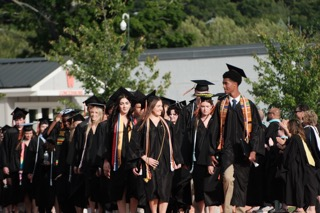
#> input picture Sample images/pass/DSCF7462 Small.jpeg, 320 x 213 px; its folder holds only this picture in this run
$ python cli.py '../../Sample images/pass'
#> lines starting #> are read from the running program, lines starting #| are printed output that depends on the picture
### src/photo_workflow/analyzer.py
from __future__ import annotations

from dataclasses import dataclass
from pathlib import Path

from PIL import Image

from photo_workflow.features import MODEL_ANALYSIS_SIZE, extract_quality_features
from photo_workflow.formats import register_image_openers
from photo_workflow.model import QualityModel, load_default_quality_model

register_image_openers()
DEFAULT_QUALITY_MODEL = load_default_quality_model()


@dataclass(frozen=True)
class QualityThresholds:
    blur_threshold: float = 75.0
    absolute_blur_floor: float = 5.0
    min_mean: float = 30.0
    max_mean: float = 220.0
    max_clipped_dark_ratio: float = 0.35
    max_clipped_light_ratio: float = 0.35
    analysis_size: int = MODEL_ANALYSIS_SIZE


@dataclass(frozen=True)
class ImageAssessment:
    path: Path
    passed: bool
    blur_score: float
    mean_luminance: float
    clipped_dark_ratio: float
    clipped_light_ratio: float
    reasons: tuple[str, ...]


def assess_image(
    path: Path,
    thresholds: QualityThresholds | None = None,
    quality_model: QualityModel | None = DEFAULT_QUALITY_MODEL,
) -> ImageAssessment:
    thresholds = thresholds or QualityThresholds()
    with Image.open(path) as image:
#> image is the input picture: PIL image 320x213 RGB; mean R, G, B 71.4, 69.3, 57
        features = extract_quality_features(image, thresholds.analysis_size)

    reasons: list[str] = []
    if features.blur_score < thresholds.absolute_blur_floor:
        reasons.append("blurry")
    elif quality_model is None and features.blur_score < thresholds.blur_threshold:
        reasons.append("blurry")
    if quality_model is not None and not quality_model.predict(features).passed:
        reasons.append("quality_model")
    if (
        features.mean_luminance < thresholds.min_mean
        or features.clipped_dark_ratio > thresholds.max_clipped_dark_ratio
    ):
        reasons.append("too_dark")
    if (
        features.mean_luminance > thresholds.max_mean
        or features.clipped_light_ratio > thresholds.max_clipped_light_ratio
    ):
        reasons.append("too_light")

    return ImageAssessment(
        path=path,
        passed=not reasons,
        blur_score=features.blur_score,
        mean_luminance=features.mean_luminance,
        clipped_dark_ratio=features.clipped_dark_ratio,
        clipped_light_ratio=features.clipped_light_ratio,
        reasons=tuple(reasons),
    )

### src/photo_workflow/features.py
from __future__ import annotations

import math
from dataclasses import dataclass

from PIL import Image, ImageOps, ImageStat

FEATURE_NAMES = (
    "blur_global",
    "blur_small",
    "blur_center",
    "blur_center_wide",
    "blur_top",
    "blur_bottom",
    "grid_median",
    "grid_max",
    "grid_top_quartile",
    "grid_low_half",
    "mean_luminance",
    "luminance_stddev",
    "clipped_dark_ratio",
    "clipped_light_ratio",
    "entropy",
)
MODEL_ANALYSIS_SIZE = 512


@dataclass(frozen=True)
class QualityFeatures:
    values: tuple[float, ...]
    blur_score: float
    mean_luminance: float
    clipped_dark_ratio: float
    clipped_light_ratio: float


def extract_quality_features(
    image: Image.Image,
    analysis_size: int = MODEL_ANALYSIS_SIZE,
) -> QualityFeatures:
#> called with analysis_size = 512
    gray = ImageOps.exif_transpose(image).convert("L")
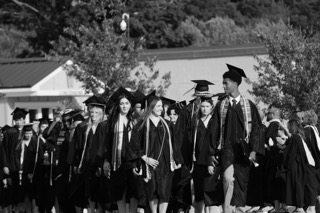
#> gray: PIL image 320x213 L; min 0, max 252, mean 68.6
    gray.thumbnail((analysis_size, analysis_size))
    width, height = gray.size
#> width = 320; height = 213

    global_blur = _laplacian_variance(gray)
    small = gray.copy()
    small.thumbnail((256, 256))
    small_blur = _laplacian_variance(small)

    center = _center_crop(gray, 0.5)
    center_wide = _center_crop(gray, 0.65)
    top = gray.crop((0, 0, width, max(1, height // 2)))
    bottom = gray.crop((0, height // 2, width, height))

    grid_scores = sorted(
        _laplacian_variance(
            gray.crop(
                (
                    column * width // 4,
                    row * height // 4,
                    (column + 1) * width // 4,
                    (row + 1) * height // 4,
                )
            )
        )
        for row in range(4)
        for column in range(4)
    )

    pixels = list(gray.get_flattened_data())
    pixel_count = len(pixels)
    mean_luminance = sum(pixels) / pixel_count
    clipped_dark_ratio = sum(value <= 10 for value in pixels) / pixel_count
    clipped_light_ratio = sum(value >= 245 for value in pixels) / pixel_count
    luminance_stddev = ImageStat.Stat(gray).stddev[0]
    entropy = gray.entropy()

    values = (
        math.log1p(global_blur),
        math.log1p(small_blur),
        math.log1p(_laplacian_variance(center)),
        math.log1p(_laplacian_variance(center_wide)),
        math.log1p(_laplacian_variance(top)),
        math.log1p(_laplacian_variance(bottom)),
        math.log1p(grid_scores[len(grid_scores) // 2]),
        math.log1p(grid_scores[-1]),
        math.log1p(sum(grid_scores[-4:]) / 4),
        math.log1p(sum(grid_scores[:8]) / 8),
        mean_luminance / 255,
        luminance_stddev / 128,
        clipped_dark_ratio,
        clipped_light_ratio,
        entropy / 8,
    )
    return QualityFeatures(
        values=values,
        blur_score=global_blur,
        mean_luminance=mean_luminance,
        clipped_dark_ratio=clipped_dark_ratio,
        clipped_light_ratio=clipped_light_ratio,
    )


# [7 lines left out: function _center_crop, not called in this run]


def _laplacian_variance(image: Image.Image) -> float:
    width, height = image.size
#> width = 320; height = 213
    if width < 3 or height < 3:
        return 0.0

#> (the run stopped early here; a loop or call above may not have finished)

$ run again, on Sample images/pass/DSCF7605 Small.jpeg
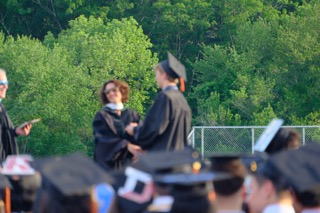
#> input picture Sample images/pass/DSCF7605 Small.jpeg, 320 x 213 px
#> in assess_image, image is the input picture: PIL image 320x213 RGB; mean R, G, B 78.7, 101.7, 84.6
#> in extract_quality_features, `gray = ImageOps.exif_transpose(image).convert("L")`:
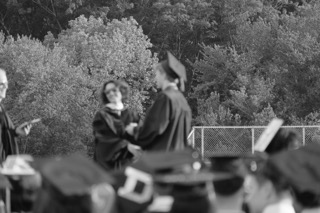
#> gray: PIL image 320x213 L; min 7, max 254, mean 92.9
